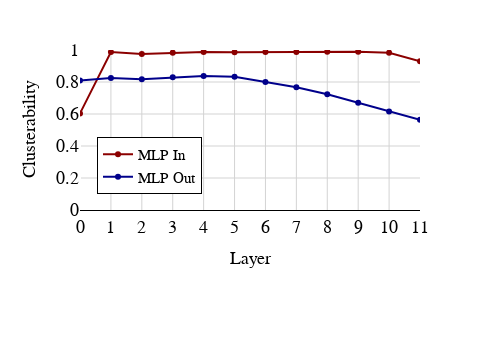

Notebook cell for this chart:
### Code cell
# plot the clusterability of the mlp in and out weights on the same plot using plotly

fig = go.Figure()

# thick lines
fig.add_trace(go.Scatter(x=list(blocks), y=clusterability_mlp_in, mode='lines+markers', name='MLP In', line=dict(color='darkred', width=2)))
fig.add_trace(go.Scatter(x=list(blocks), y=clusterability_mlp_out, mode='lines+markers', name='MLP Out', line=dict(color='darkblue', width=2)))

fig.update_layout(title='', xaxis_title='Layer', yaxis_title='Clusterability')

fig.update_layout({'plot_bgcolor': 'rgba(255, 255, 255, 1)',})
# show fine grid lines on both axes on both subplotsß
fig.update_xaxes(showgrid=True, gridwidth=1, gridcolor='LightGray')
fig.update_yaxes(showgrid=True, gridwidth=1, gridcolor='LightGray')

# legend inside the plot in a box
fig.update_layout(legend=dict(x=0.05, y=0.1, traceorder="normal", bgcolor="white", bordercolor="black", borderwidth=1))

# width and height
fig.update_layout(width=500, height=350)

# y axis from 0 to 1
fig.update_yaxes(range=[0, 1])
# x axis from 0 to 11
fig.update_xaxes(range=[0, 11])

# ticks on both axes
fig.update_xaxes(tickmode='linear', tick0=0, dtick=1)
fig.update_yaxes(tickmode='linear', tick0=0, dtick=0.2)

    # show all x ticks
fig.update_xaxes(tickvals=np.arange(10))

# remove space from top of figure and add some space at the bottom
fig.update_layout(margin=dict(t=50, b=140))

# everthing latex font (for research paper)
fig.update_layout(font=dict(family='serif', size=15, color='black'))
fig.update_xaxes(title_font=dict(family='serif', size=18, color='black'))
fig.update_yaxes(title_font=dict(family='serif', size=18, color='black'))
fig.update_xaxes(tickfont=dict(family='serif', size=18, color='black'))
fig.update_yaxes(tickfont=dict(family='serif', size=18, color='black'))
fig.update_xaxes(showline=True, linewidth=1, linecolor='black', mirror=False)

# fig.update_layout(
#     font_family="Computer Modern",
#     font_size=20,
# )


fig.show()

### Figure 1 — Plotly figure (JSON) as saved in the notebook; plotly's stock layout.template omitted (floating-point values rounded to 4 significant figures)
{"data": [{"line": {"color": "darkred", "width": 2}, "mode": "lines+markers", "name": "MLP In", "type": "scatter", "x": [0, 1, 2, 3, 4, 5, 6, 7, 8, 9, 10, 11], "y": [0.6037, 0.9871, 0.9743, 0.9835, 0.988, 0.986, 0.9873, 0.9877, 0.9898, 0.9893, 0.9833, 0.929]}, {"line": {"color": "darkblue", "width": 2}, "mode": "lines+markers", "name": "MLP Out", "type": "scatter", "x": [0, 1, 2, 3, 4, 5, 6, 7, 8, 9, 10, 11], "y": [0.8101, 0.8245, 0.8179, 0.8292, 0.838, 0.8329, 0.7999, 0.7672, 0.7232, 0.6707, 0.6158, 0.5639]}], "layout": {"font": {"color": "black", "family": "serif", "size": 15}, "height": 350, "legend": {"bgcolor": "white", "bordercolor": "black", "borderwidth": 1, "traceorder": "normal", "x": 0.05, "y": 0.1}, "margin": {"b": 140, "t": 50}, "plot_bgcolor": "rgba(255, 255, 255, 1)", "title": {"text": ""}, "width": 500, "xaxis": {"dtick": 1, "gridcolor": "LightGray", "gridwidth": 1, "linecolor": "black", "linewidth": 1, "mirror": false, "range": [0, 11], "showgrid": true, "showline": true, "tick0": 0, "tickfont": {"color": "black", "family": "serif", "size": 18}, "tickmode": "linear", "tickvals": [0, 1, 2, 3, 4, 5, 6, 7, 8, 9], "title": {"font": {"color": "black", "family": "serif", "size": 18}, "text": "Layer"}}, "yaxis": {"dtick": 0.2, "gridcolor": "LightGray", "gridwidth": 1, "range": [0, 1], "showgrid": true, "tick0": 0, "tickfont": {"color": "black", "family": "serif", "size": 18}, "tickmode": "linear", "title": {"font": {"color": "black", "family": "serif", "size": 18}, "text": "Clusterability"}}}}
